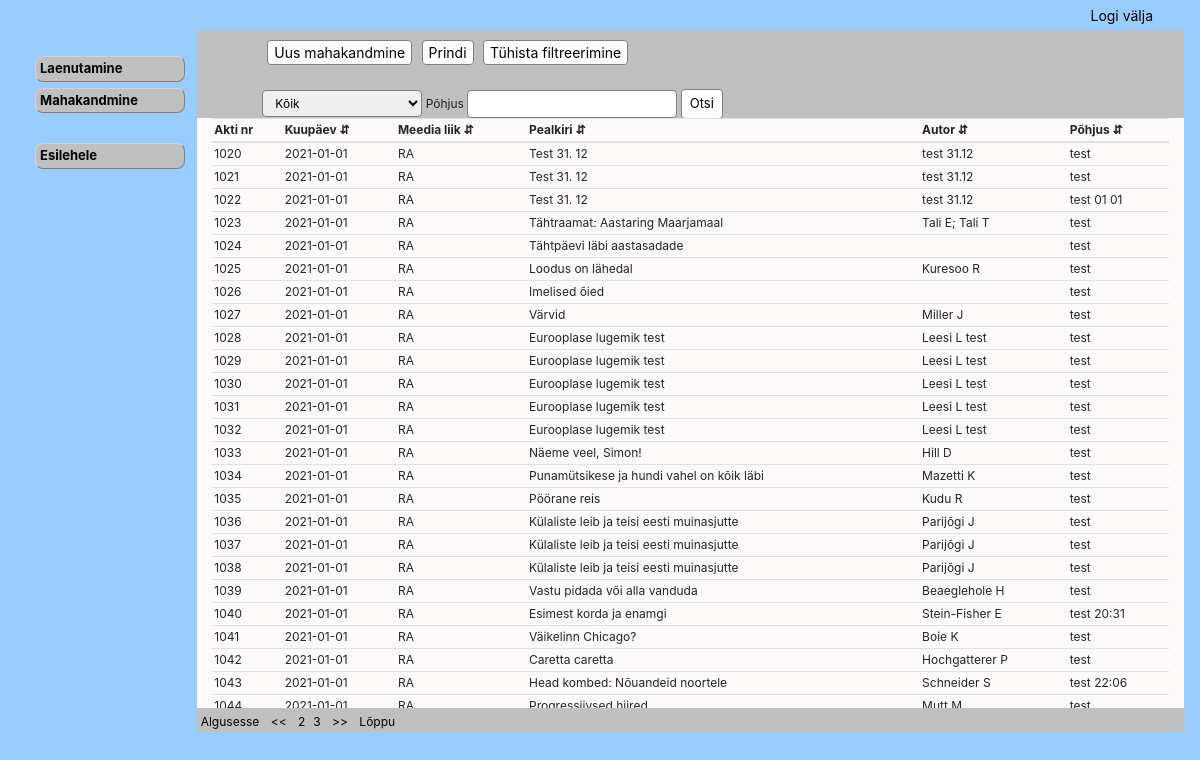
Screenshot of /write_off.php?page=2 with the database file from the repository.
### tables this page shows
CREATE TABLE IF NOT EXISTS `mahakandmine` (
  `akt_nr` int(11) NOT NULL AUTO_INCREMENT,
  `kuupaev` date NOT NULL,
  `inventari_nr` int(11) NOT NULL,
  `meedia_id` int(11) NOT NULL,
  `meedia_liik` varchar(5) NOT NULL,
  `kogus` int(11) NOT NULL,
  `pealkiri` varchar(150) NOT NULL,
  `autor` varchar(255) NOT NULL,
  `pohjus` varchar(255) NOT NULL,
  PRIMARY KEY (`akt_nr`)
);

CREATE TABLE IF NOT EXISTS `meedia` (
  `id` int(11) NOT NULL AUTO_INCREMENT,
  `meedia_liik` varchar(10) DEFAULT NULL,
  `ISBN` varchar(25) DEFAULT NULL,
  `pealkiri` varchar(150) DEFAULT NULL,
  `sari` int(11) DEFAULT NULL,
  `klass` varchar(10) DEFAULT NULL,
  `andmekandja` int(11) DEFAULT NULL,
  `autor` varchar(225) DEFAULT NULL,
  `aasta` int(11) DEFAULT NULL,
  `liik` int(11) DEFAULT NULL,
  `keel` int(11) DEFAULT NULL,
  `valjaandja` int(11) DEFAULT NULL,
  `kogus` int(11) DEFAULT NULL,
  `riiul` varchar(5) DEFAULT NULL,
  `marksona` varchar(255) DEFAULT NULL,
  `markused` varchar(255) DEFAULT NULL,
  PRIMARY KEY (`id`),
  KEY `FK_raamat_keel` (`keel`),
  KEY `FK_raamat_andmekandja` (`andmekandja`),
  KEY `FK_raamat_liik` (`liik`),
  KEY `FK_raamat_valjaandja` (`valjaandja`),
  KEY `FK_raamat_marskona` (`marksona`(250))
);

### write_off.php (the view, shortened to what this page needs)
<?php
include_once("config.php");
$record_per_page =25;
$page = '';
if(isset($_GET["page"])){
 $page = $_GET["page"];}
else{
 $page = 1;}
$start_from = ($page-1)*$record_per_page;
$sql= "select akt_nr, kuupaev, meedia.meedia_liik, meedia.pealkiri, meedia.autor, pohjus
from mahakandmine
left join meedia on mahakandmine.meedia_id=meedia.id  LIMIT $start_from, $record_per_page ";
?>
<!DOCTYPE html>
<html>
<head>
<link rel="stylesheet" href="style.css" type="text/css"/>
<link rel="stylesheet" href="https://cdn.jsdelivr.net/npm/bootstrap@4.5.3/dist/css/bootstrap.min.css">
</head>
<body>
 <div class="container-fluid">
<div class="row" id="head">
<div class="col-lg" id="head">
 <?php
include_once("header.php");
?>
    </div>    </div>
<div class="row justify-content-end" id="menyy">
    <div class="col-lg-2" >
    <div class= "menu">
<?php
include_once("doings.php");
?>
	</div>
    </div>
 <div class="col-lg-10" style="margin-bottom:33rem; "id="filter">
<div class="search_menu">
	<button onclick="window.open('select_media_write_off.php', 'newwindow',                          'width=800,height=600, left=400,top=200,');     return false;">Uus mahakandmine</button>
     <button type="submit" value="click" onclick="printDiv()">Prindi </button>
     <button onclick="window.location.href='write_off.php';">Tühista filtreerimine</button>
<br>
  <br>
  <form action=" " method="POST" class="vorm">
		<select name="column">
			<option value="all">Kõik</option>
		</select>
			Põhjus <input type="text" name="submit">
			<input type ="submit" value="Otsi">
		</form>
</div> </div>
 <div class="col-lg-10 " style="margin-top:-33rem" id="tabel">
<div class="table-wrapper-scroll-y my-custom-scrollbar">
    <table id="editable_table" class="table table-sm table-hover ">
    <thead>
		<tr>
		<th onclick="sortTable(0)">Akti nr</th>
		<th onclick="sortTable(1)">Kuupäev &#8693;</th>
		<th onclick="sortTable(2)">Meedia liik &#8693;</th>
		<th onclick="sortTable(3)">Pealkiri &#8693;</th>
		<th onclick="sortTable(4)">Autor &#8693;</th>
		<th onclick="sortTable(5)">Põhjus &#8693;</th>
		</tr>
	<thead>
	<tbody>
<?php
$result = mysqli_query($conn, $sql) or die("error:".mysqli_error($conn));
  while($row = mysqli_fetch_array($result)) {
  echo '
  <tr>
	<td >'.$row["akt_nr"].'</td>
	<td>'.$row["kuupaev"].'</td>
	<td>'.$row["meedia_liik"].'</td>
	<td>'.$row["pealkiri"].'</td>
	<td>'.$row["autor"].'</td>
	<td>'.$row["pohjus"].'</td>
  </tr> ';
}
 ?>
	</tbody>
	</table>
</div>  </div>  </div>
<div class="row justify-content-end" id="jalus">
 <div class="col-lg-10" >
<div id="pagination">
<?php
	$page_query = "SELECT *
	FROM mahakandmine ";
    $page_result = mysqli_query($conn, $page_query);
    $total_records = mysqli_num_rows($page_result);
    $total_pages = ceil($total_records/$record_per_page);
    $start_loop = $page;
    $end_loop = $start_loop + 1;
    if($page > 1)
    {
     echo "<a href='write_off.php?page=1'> Algusesse </a>";
     echo "<a href='write_off.php?page=".($page - 1)."'> << </a>";
    }
    for($i=$start_loop; $i<=$end_loop; $i++)
    {
     echo "<a href='write_off.php?page=".$i."'>" .$i. "</a>";
    }
    if($page <= $end_loop)
    {
     echo "<a href='write_off.php?page=".($page + 1)."'> >> </a>";
     echo "<a href='write_off.php?page=".$total_pages."'> Lõppu </a>";
    }
  ?>
 </div>	</div>
</div>	</div>
</body>
</html>

### style.css (style rules this page uses)
body { background-color: #99CCFF !important; ; }
#menyy { margin-right: 1px; }
#filter { background-color: #C0C0C0; }
#tabel { background-color: snow; }
#jalus { margin-left: -37px; }
.menu { margin-top: 25px; }
.search_menu { margin-left:50px; margin-top: 10px; }
.search_menu button { margin-left:5px; font-size:14px; border-radius: 4px; background-color:white; border: 1px solid gray; }
.my-custom-scrollbar { position: relative; height: 600px; overflow: auto; }
.table-wrapper-scroll-y { display: block; }
#editable_table { font-size:12px; }
#editable_table th, #editable_table td { padding: 2px; }
#editable_table th { top: 0; position: sticky; background-color: snow; }
#pagination { background-color: #C0C0C0; margin-top: -10px; }
#pagination a { padding:2px 4px; color:black; text-decoration: none; font-size:12px; }
.vorm input[type=submit] { padding: 4px 8px; border: none; border-radius: 4px; background-color:white; border: 1px solid gray; margin-bottom:-50px; font-size: 13px; }
.vorm input[type=text], .vorm select { padding:4px 8px; border: 1px solid gray; border-radius: 4px; box-sizing: border-box; font-size: 12px; }
.vorm { font-size:12px; }

### rows the page displays
mahakandmine: akt_nr "1020", kuupaev "2021-01-01", meedia.meedia_liik "RA", meedia.pealkiri "Test 31. 12", meedia.autor "test 31.12", pohjus "test"
mahakandmine: akt_nr "1021", kuupaev "2021-01-01", meedia.meedia_liik "RA", meedia.pealkiri "Test 31. 12", meedia.autor "test 31.12", pohjus "test"
mahakandmine: akt_nr "1022", kuupaev "2021-01-01", meedia.meedia_liik "RA", meedia.pealkiri "Test 31. 12", meedia.autor "test 31.12", pohjus "test 01 01"
mahakandmine: akt_nr "1023", kuupaev "2021-01-01", meedia.meedia_liik "RA", meedia.pealkiri "Tähtraamat: Aastaring Maarjamaal", meedia.autor "Tali E; Tali T", pohjus "test"
mahakandmine: akt_nr "1024", kuupaev "2021-01-01", meedia.meedia_liik "RA", meedia.pealkiri "Tähtpäevi läbi aastasadade", pohjus "test"
mahakandmine: akt_nr "1025", kuupaev "2021-01-01", meedia.meedia_liik "RA", meedia.pealkiri "Loodus on lähedal", meedia.autor "Kuresoo R", pohjus "test"
mahakandmine: akt_nr "1026", kuupaev "2021-01-01", meedia.meedia_liik "RA", meedia.pealkiri "Imelised õied", pohjus "test"
mahakandmine: akt_nr "1027", kuupaev "2021-01-01", meedia.meedia_liik "RA", meedia.pealkiri "Värvid", meedia.autor "Miller J", pohjus "test"
mahakandmine: akt_nr "1028", kuupaev "2021-01-01", meedia.meedia_liik "RA", meedia.pealkiri "Eurooplase lugemik test", meedia.autor "Leesi L test", pohjus "test"
mahakandmine: akt_nr "1029", kuupaev "2021-01-01", meedia.meedia_liik "RA", meedia.pealkiri "Eurooplase lugemik test", meedia.autor "Leesi L test", pohjus "test"
mahakandmine: akt_nr "1030", kuupaev "2021-01-01", meedia.meedia_liik "RA", meedia.pealkiri "Eurooplase lugemik test", meedia.autor "Leesi L test", pohjus "test"
mahakandmine: akt_nr "1031", kuupaev "2021-01-01", meedia.meedia_liik "RA", meedia.pealkiri "Eurooplase lugemik test", meedia.autor "Leesi L test", pohjus "test"
mahakandmine: akt_nr "1032", kuupaev "2021-01-01", meedia.meedia_liik "RA", meedia.pealkiri "Eurooplase lugemik test", meedia.autor "Leesi L test", pohjus "test"
mahakandmine: akt_nr "1033", kuupaev "2021-01-01", meedia.meedia_liik "RA", meedia.pealkiri "Näeme veel, Simon!", meedia.autor "Hill D", pohjus "test"
mahakandmine: akt_nr "1034", kuupaev "2021-01-01", meedia.meedia_liik "RA", meedia.pealkiri "Punamütsikese ja hundi vahel on kõik läbi", meedia.autor "Mazetti K", pohjus "test"
mahakandmine: akt_nr "1035", kuupaev "2021-01-01", meedia.meedia_liik "RA", meedia.pealkiri "Pöörane reis", meedia.autor "Kudu R", pohjus "test"
mahakandmine: akt_nr "1036", kuupaev "2021-01-01", meedia.meedia_liik "RA", meedia.pealkiri "Külaliste leib ja teisi eesti muinasjutte", meedia.autor "Parijõgi J", pohjus "test"
mahakandmine: akt_nr "1037", kuupaev "2021-01-01", meedia.meedia_liik "RA", meedia.pealkiri "Külaliste leib ja teisi eesti muinasjutte", meedia.autor "Parijõgi J", pohjus "test"
mahakandmine: akt_nr "1038", kuupaev "2021-01-01", meedia.meedia_liik "RA", meedia.pealkiri "Külaliste leib ja teisi eesti muinasjutte", meedia.autor "Parijõgi J", pohjus "test"
mahakandmine: akt_nr "1039", kuupaev "2021-01-01", meedia.meedia_liik "RA", meedia.pealkiri "Vastu pidada või alla vanduda", meedia.autor "Beaeglehole H", pohjus "test"
mahakandmine: akt_nr "1040", kuupaev "2021-01-01", meedia.meedia_liik "RA", meedia.pealkiri "Esimest korda ja enamgi", meedia.autor "Stein-Fisher E", pohjus "test 20:31"
mahakandmine: akt_nr "1041", kuupaev "2021-01-01", meedia.meedia_liik "RA", meedia.pealkiri "Väikelinn Chicago?", meedia.autor "Boie K", pohjus "test"
mahakandmine: akt_nr "1042", kuupaev "2021-01-01", meedia.meedia_liik "RA", meedia.pealkiri "Caretta caretta", meedia.autor "Hochgatterer P", pohjus "test"
mahakandmine: akt_nr "1043", kuupaev "2021-01-01", meedia.meedia_liik "RA", meedia.pealkiri "Head kombed: Nõuandeid noortele", meedia.autor "Schneider S", pohjus "test 22:06"
mahakandmine: akt_nr "1044", kuupaev "2021-01-01", meedia.meedia_liik "RA", meedia.pealkiri "Progressiivsed hiired", meedia.autor "Mutt M", pohjus "test"
